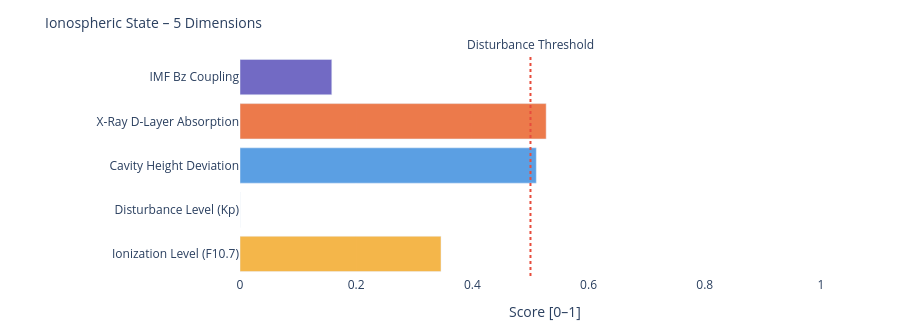

Notebook code for this chart:
### Markdown cell above
---
### 📐 Systemic Insight: Geometric Cavity vs. Real Schumann Resonance

**Relevant for:** Layer 6 = delta analysis &nbsp;|&nbsp; Layer 7 = feature vector / system interpretation

A cavity height change from 80 km to 70 km shifts the **idealized geometric frequencies** only minimally:

| Modus | Aktuell | Referenz | Δ |
|-------|---------|----------|---|
| SR-1 | 10.4762 Hz | 10.4599 Hz | +16 mHz |
| SR-2 | 18.1452 Hz | 18.1171 Hz | +28 mHz |
| SR-3 | 25.6612 Hz | 25.6215 Hz | +40 mHz |
| SR-4 | 33.1285 Hz | 33.0772 Hz | +51 mHz |

The geometric effect is limited because 10 km is very small compared to Earth's radius (~6371 km).

**Consequence:** Real Schumann deviations are likely driven more strongly by **conductivity, damping, day/night structure, lightning distribution and source geometry** than by pure cavity height.

---

**Layer 6 compares:**
```
geometric Δ from Layer 4  vs.  observed Δ from real Schumann measurement data
```

**Layer 7 Feature:**
```
If real Δ >> geometric Δ  →  non-geometric factors dominant
```

### Code cell
# ============================================================
# IONOSPHERIC STATE – Summary gauge
# Five dimensions: ionization, disturbance, cavity height, X-Ray, Bz coupling
# ============================================================

def norm(v, lo, hi):
    if v is None: return None
    return round(max(0.0, min(1.0, (v - lo) / (hi - lo))), 3)

# Ionization level (F10.7 → F2-Layer)
ioniz = norm(f107_val, 60, 250)

# Disturbance level (Kp → E/F-Layer irregularities)
disturb = norm(kp_val, 0, 9)

# Cavity height deviation from reference (80 km)
h_dev = norm(abs(h_eff - 80), 0, 20)

# X-Ray ionization (D-Layer absorption)
xray_ioniz = None
if xray_now is not None:
    xray_ioniz = norm(math.log10(max(xray_now, 1e-9)) + 9, 0, 5)

# Bz coupling (southward Bz → stronger magnetosphere-ionosphere coupling)
bz_coupling = norm(-(bz_now or 0), -5, 30) if bz_now is not None else None

dims = [
    ('Ionization Level (F10.7)',    ioniz,      '#F2A623'),
    ('Disturbance Level (Kp)',      disturb,    '#7F77DD'),
    ('Cavity Height Deviation',     h_dev,      '#378ADD'),
    ('X-Ray D-Layer Absorption',    xray_ioniz, '#E85D24'),
    ('IMF Bz Coupling',             bz_coupling,'#534AB7'),
]

fig = go.Figure()
for name, val, col in dims:
    if val is not None:
        h = int(val * 20)
        bar = '█' * h + '░' * (20 - h)
        label = f'{name}:  {bar}  {val:.3f}'
    else:
        label = f'{name}:  {"─" * 20}  n/a'
    fig.add_trace(go.Bar(
        x=[val if val is not None else 0],
        y=[name],
        orientation='h',
        marker_color=col, opacity=0.82,
        showlegend=False
    ))

fig.add_vline(x=0.5, line_dash='dot', line_color='#e74c3c',
              annotation_text='Disturbance Threshold', annotation_position='top')
fig.update_layout(
    title=dict(text='Ionospheric State – 5 Dimensions', font=dict(size=14)),
    xaxis=dict(title='Score [0–1]', range=[0, 1.05]),
    height=330, plot_bgcolor='rgba(0,0,0,0)', paper_bgcolor='rgba(0,0,0,0)',
    margin=dict(l=240, r=50, t=55, b=40)
)
fig.show()

print(f'\nIonospheric state:')
for name, val, _ in dims:
    print(f'  {name:<35} {val:.3f}' if val is not None else f'  {name:<35} n/a')

### Figure 1 — Plotly figure (JSON) as saved in the notebook; plotly's stock layout.template omitted (floating-point values rounded to 4 significant figures)
{"data": [{"marker": {"color": "#F2A623"}, "opacity": 0.82, "orientation": "h", "showlegend": false, "type": "bar", "x": [0.346], "y": ["Ionization Level (F10.7)"]}, {"marker": {"color": "#7F77DD"}, "opacity": 0.82, "orientation": "h", "showlegend": false, "type": "bar", "x": [0.0], "y": ["Disturbance Level (Kp)"]}, {"marker": {"color": "#378ADD"}, "opacity": 0.82, "orientation": "h", "showlegend": false, "type": "bar", "x": [0.51], "y": ["Cavity Height Deviation"]}, {"marker": {"color": "#E85D24"}, "opacity": 0.82, "orientation": "h", "showlegend": false, "type": "bar", "x": [0.527], "y": ["X-Ray D-Layer Absorption"]}, {"marker": {"color": "#534AB7"}, "opacity": 0.82, "orientation": "h", "showlegend": false, "type": "bar", "x": [0.158], "y": ["IMF Bz Coupling"]}], "layout": {"annotations": [{"showarrow": false, "text": "Disturbance Threshold", "x": 0.5, "xanchor": "center", "xref": "x", "y": 1, "yanchor": "bottom", "yref": "y domain"}], "height": 330, "margin": {"b": 40, "l": 240, "r": 50, "t": 55}, "paper_bgcolor": "rgba(0,0,0,0)", "plot_bgcolor": "rgba(0,0,0,0)", "shapes": [{"line": {"color": "#e74c3c", "dash": "dot"}, "type": "line", "x0": 0.5, "x1": 0.5, "xref": "x", "y0": 0, "y1": 1, "yref": "y domain"}], "title": {"font": {"size": 14}, "text": "Ionospheric State – 5 Dimensions"}, "xaxis": {"range": [0, 1.05], "title": {"text": "Score [0–1]"}}}}
